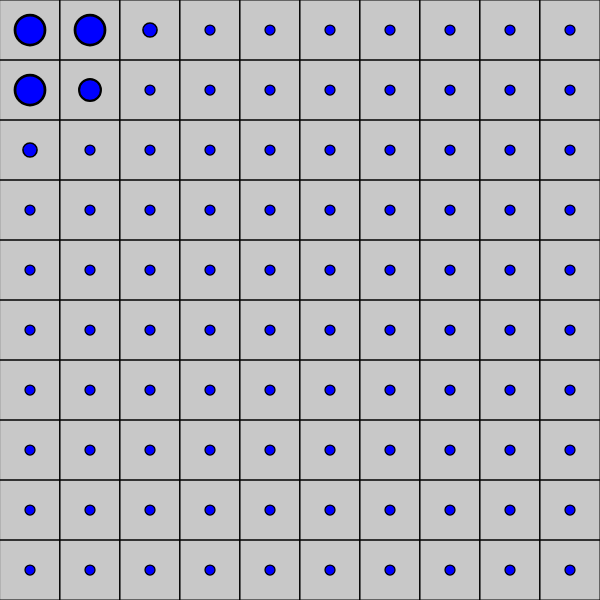
Frame 1 (no input)
Frame 60 (no input): identical to frame 1, image omitted
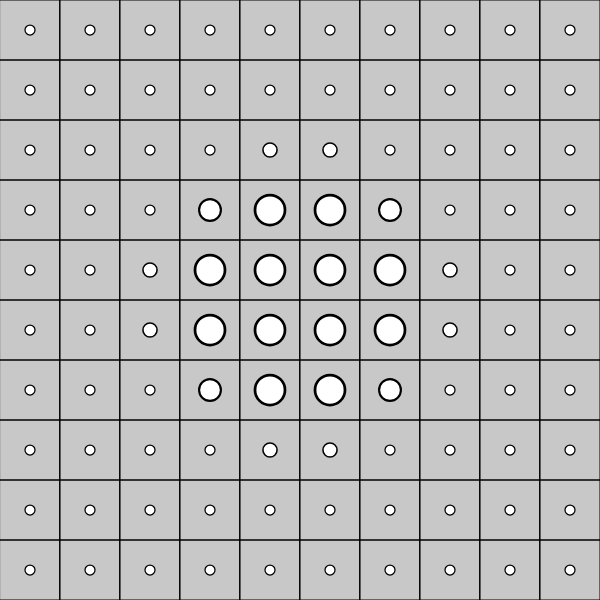
Frame 120 (the mouse pressed at the canvas centre since frame 60)

The p5.js sketch that drew these frames (run headless with seeded random() and noise() and a simulated clock; from frame 60 on, the mouse is pressed at the canvas centre):

// p5.js sketch
// ── sketch.js
// Study 2 - Ella
// Mirrored from OpenProcessing sketch 2901361.
// Original: https://openprocessing.org/sketch/2901361
// License shown on OpenProcessing: CC BY-NC-SA 3.0

let gridSize = 10;
let tileSize;
let ellipseSize = 40;

let smallestEllipse = 10;

function setup() {
  createCanvas(600, 600);
  tileSize = width / gridSize;
  rectMode(CENTER);
  ellipseMode(CENTER);
}

function draw() {
  background(200);

  // Square grid - Loops to generate a grid
  for (let y = 0; y < gridSize; y++) {
    for (let x = 0; x < gridSize; x++) {

      // Calculate the center of the square
      let posX = x * tileSize + tileSize / 2;
      let posY = y * tileSize + tileSize / 2;

      // Distance to the mouse
      let d = dist(mouseX, mouseY, posX, posY);

      // Calculates size by distance (near mouse = big, far = small)
      let dynamicSize = map(d, 0, 200, tileSize, 0);

      // Constrain the size
      dynamicSize = constrain(dynamicSize, smallestEllipse, tileSize / 2);

      // Dynamic stroke weight
      let dynamicStroke = map(dynamicSize, 0, tileSize, 0.5, 5);

      // Grid
      stroke(0);
      strokeWeight(1);
      noFill();
      rect(posX, posY, tileSize, tileSize);

      // Dynamic ellipse
      stroke(0);
      strokeWeight(dynamicStroke);
      fill(mouseX, mouseY, 255);
      ellipse(posX, posY, dynamicSize, dynamicSize);
    }
  }
}
